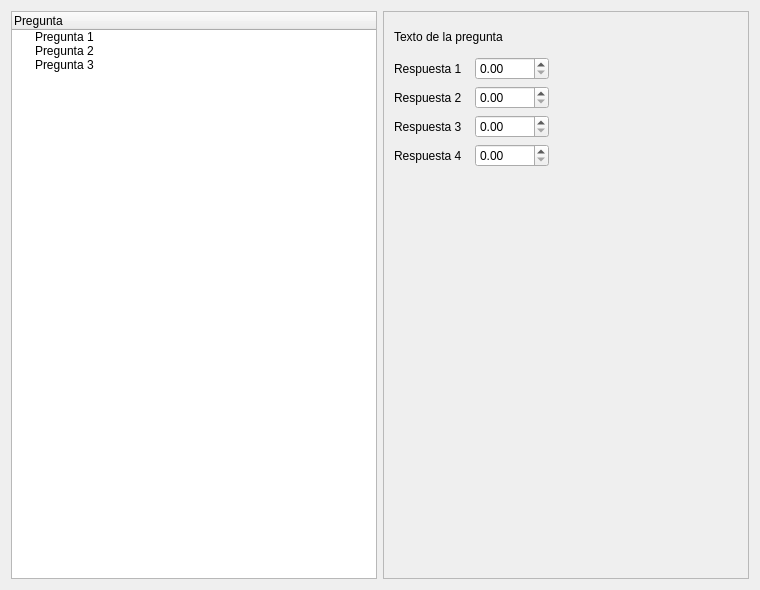
<?xml version="1.0" encoding="UTF-8"?>
<ui version="4.0">
 <class>WizardPage</class>
 <widget class="QWizardPage" name="WizardPage">
  <property name="geometry">
   <rect>
    <x>0</x>
    <y>0</y>
    <width>760</width>
    <height>590</height>
   </rect>
  </property>
  <property name="windowTitle">
   <string>WizardPage</string>
  </property>
  <layout class="QGridLayout" name="gridLayout">
   <item row="0" column="0">
    <widget class="QTreeWidget" name="treeWidget">
     <column>
      <property name="text">
       <string>Pregunta</string>
      </property>
     </column>
     <item>
      <property name="text">
       <string>Pregunta 1</string>
      </property>
     </item>
     <item>
      <property name="text">
       <string>Pregunta 2</string>
      </property>
     </item>
     <item>
      <property name="text">
       <string>Pregunta 3</string>
      </property>
     </item>
    </widget>
   </item>
   <item row="0" column="1">
    <widget class="QScrollArea" name="scrollArea">
     <property name="widgetResizable">
      <bool>true</bool>
     </property>
     <widget class="QWidget" name="scrollAreaWidgetContents">
      <property name="geometry">
       <rect>
        <x>0</x>
        <y>0</y>
        <width>366</width>
        <height>570</height>
       </rect>
      </property>
      <widget class="QWidget" name="layoutWidget">
       <property name="geometry">
        <rect>
         <x>10</x>
         <y>10</y>
         <width>155</width>
         <height>145</height>
        </rect>
       </property>
       <layout class="QVBoxLayout" name="verticalLayout_3">
        <item>
         <widget class="QLabel" name="label_2">
          <property name="text">
           <string>Texto de la pregunta</string>
          </property>
         </widget>
        </item>
        <item>
         <layout class="QHBoxLayout" name="horizontalLayout">
          <item>
           <layout class="QVBoxLayout" name="verticalLayout_2">
            <item>
             <widget class="QLabel" name="label_3">
              <property name="text">
               <string>Respuesta 1</string>
              </property>
             </widget>
            </item>
            <item>
             <widget class="QLabel" name="label_4">
              <property name="text">
               <string>Respuesta 2</string>
              </property>
             </widget>
            </item>
            <item>
             <widget class="QLabel" name="label_5">
              <property name="text">
               <string>Respuesta 3</string>
              </property>
             </widget>
            </item>
            <item>
             <widget class="QLabel" name="label_6">
              <property name="text">
               <string>Respuesta 4</string>
              </property>
             </widget>
            </item>
           </layout>
          </item>
          <item>
           <layout class="QVBoxLayout" name="verticalLayout">
            <item>
             <widget class="QDoubleSpinBox" name="doubleSpinBox_4"/>
            </item>
            <item>
             <widget class="QDoubleSpinBox" name="doubleSpinBox_3"/>
            </item>
            <item>
             <widget class="QDoubleSpinBox" name="doubleSpinBox_2"/>
            </item>
            <item>
             <widget class="QDoubleSpinBox" name="doubleSpinBox"/>
            </item>
           </layout>
          </item>
         </layout>
        </item>
       </layout>
      </widget>
     </widget>
    </widget>
   </item>
  </layout>
 </widget>
 <resources/>
 <connections/>
</ui>
